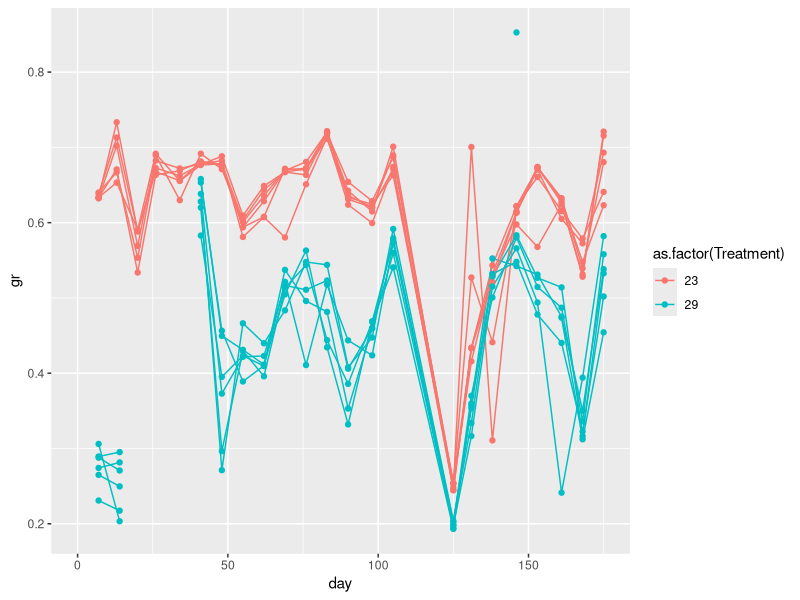
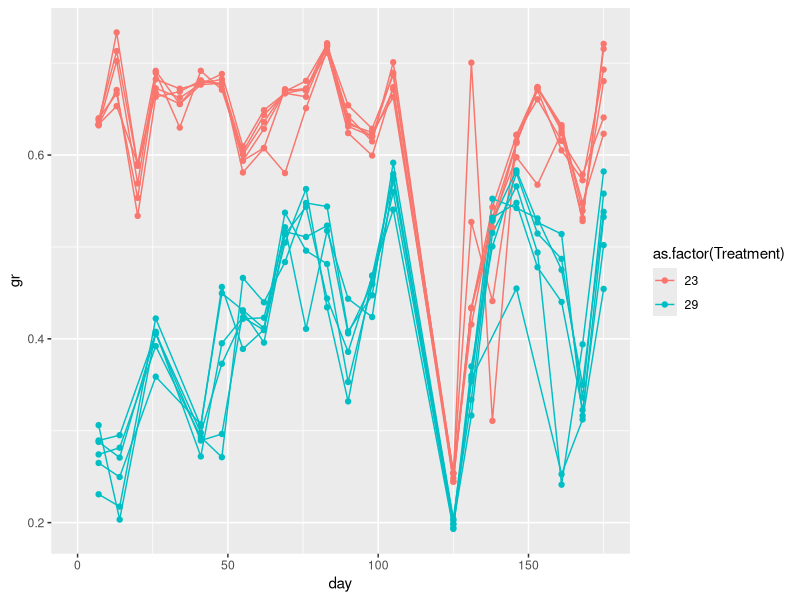
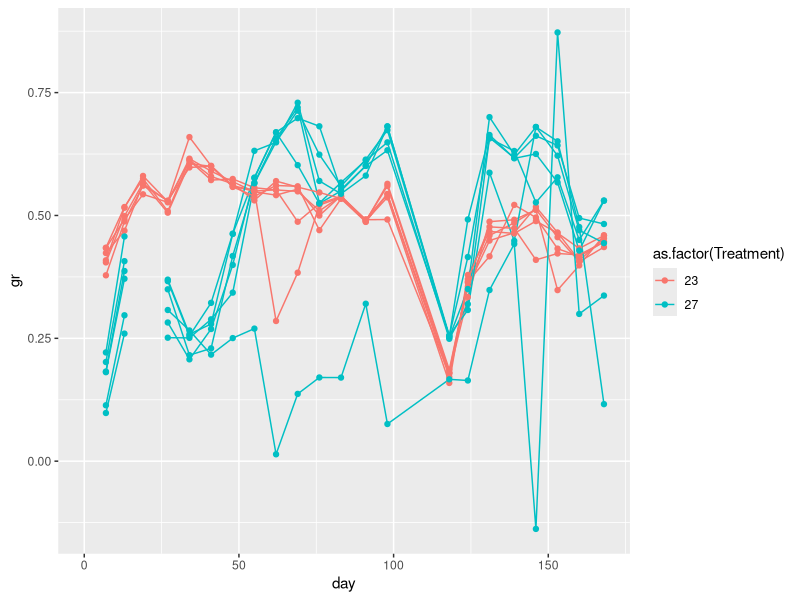
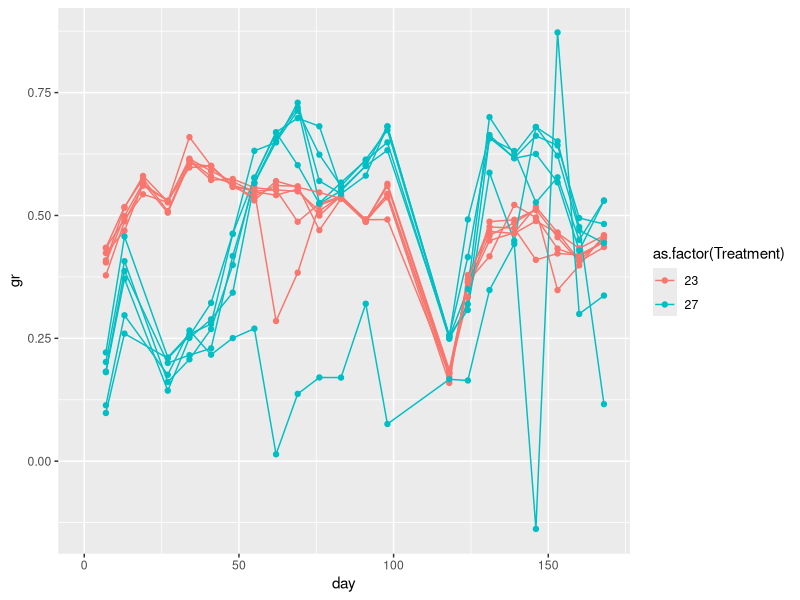
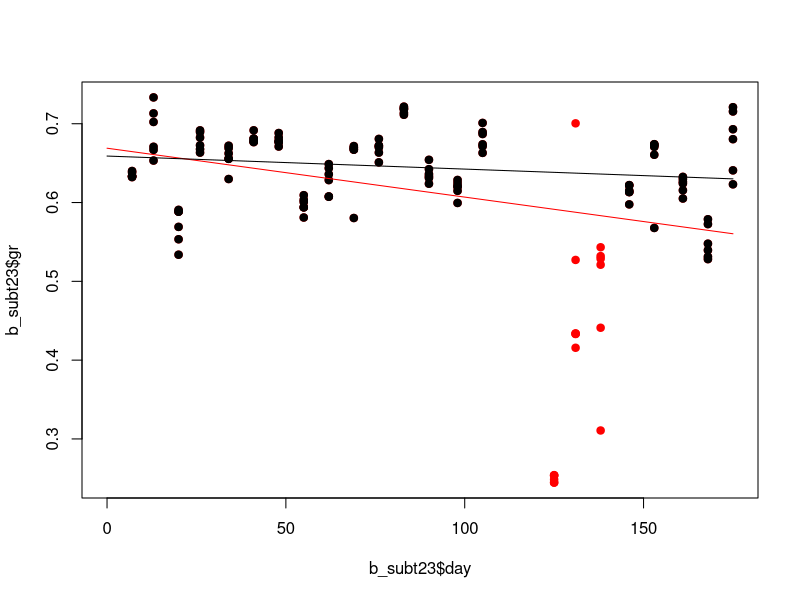
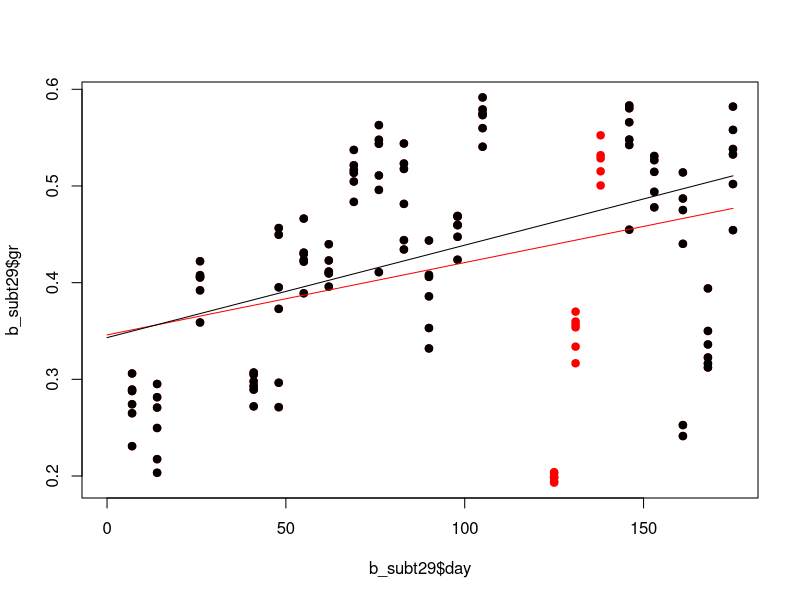
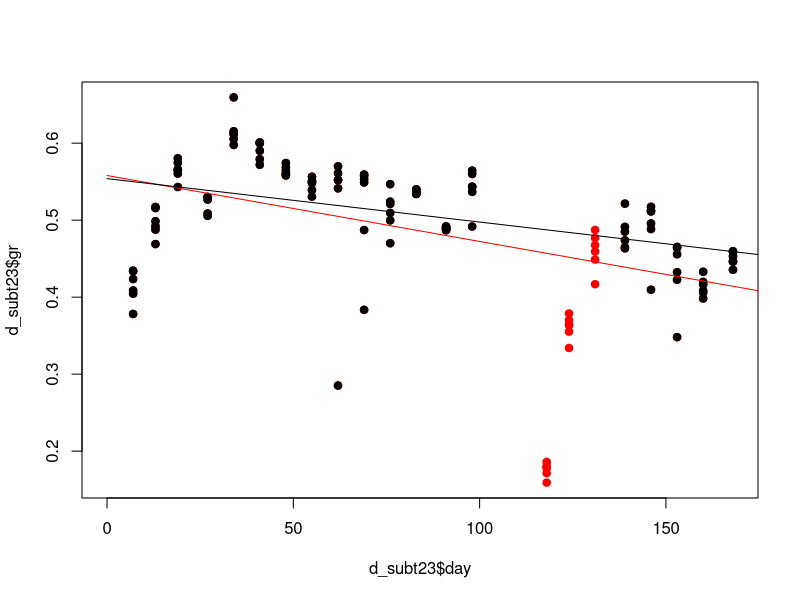
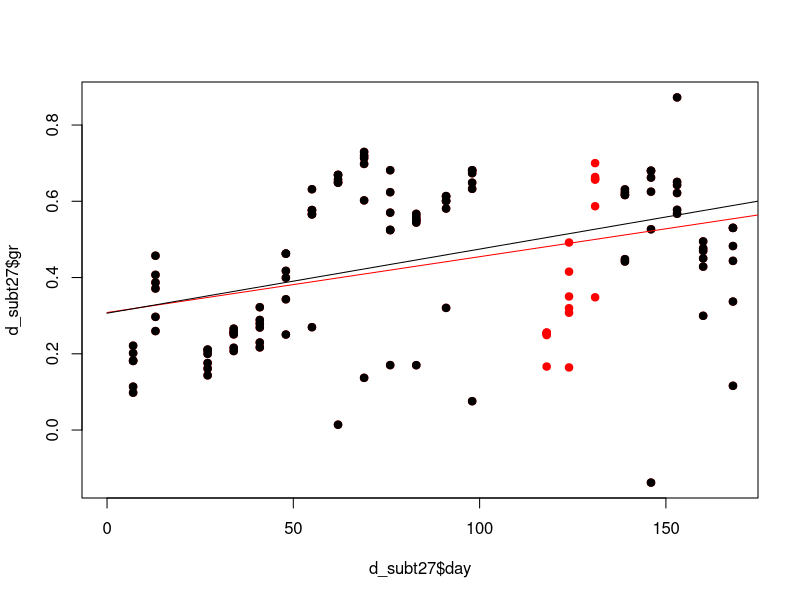

Reproduce these figures in R, in order.
library(ggplot2)

#####getting data ready#####
#read in data
b_evo <- read.csv("Pc_B_Evo.csv", sep=",", as.is=TRUE, header=TRUE)
d_evo <- read.csv("Pc_D_Evo.csv", sep=",", as.is=TRUE, header=TRUE)

#strip extra rows
b_evo<- b_evo[1:288,]
d_evo <- d_evo[1:276,]

#strip extra columns
b_evo <- b_evo[,1:7]
d_evo <- d_evo[,c(1,2,3,4,5,7,10)]

#format date info
b_evo$Date <- as.Date(b_evo$Date, "%d/%m/%Y")
d_evo$Date <- as.Date(d_evo$Date, "%d/%m/%Y")

#convert to days since begining
b_evo$day <- as.numeric(round(difftime(b_evo$Date, b_evo$Date[1], units="days"), digits=0))
d_evo$day <- as.numeric(round(difftime(d_evo$Date, d_evo$Date[1], units="days"), digits=0))

#make column of cell counts that are numeric
b_evo$Cell.count <- sub(",","",b_evo$Cell.count)
b_evo$Cell.count <- as.numeric(b_evo$Cell.count)
#for b, NAs introduced
#should be 14 - checks out - these were originally nas

d_evo$Cell.count <- sub(",","",d_evo$Count)
d_evo$Cell.count <- as.numeric(d_evo$Cell.count)
#for d, NAs introduced
#should be 6 - checks out - these were originally nas

#####find growth rates####
#?I think Ruth told me that the cells were diluted to 1000 cells/10ul for each transfer
#?not sure what time 0 means then...
#?I'm assuming these cell counts are /10ul for this analysis
#to calculate growth rate: (log(Cell.count) - log(1000))/#days
#?does rep 1 in 23 correspond to rep 1 in 29 in some way? for now, assume no and make unique
#?need to check when dilutions not done/done - NAs right now stopping calculations

b_evo$Rep <- paste(b_evo$Rep.ID,b_evo$Treatment)
d_evo$Rep <- paste(d_evo$Rep.ID,d_evo$Treatment)

#calculate growth rates for b
b_evo$gr <- NA
for (i in unique(b_evo$Rep)){
  sub <- subset(b_evo, Rep==i)
  for (j in 2:length(sub$File.ID)){
    b_evo[b_evo$Rep==i,]$gr[j] <- (log(sub$Cell.count[j])-log(1000))/(sub$day[j]-sub$day[j-1])
  }
}

#if remove rows with NAs, assuming dilution not done on any of those days
b_evo_nona <- b_evo[-which(is.na(b_evo$Cell.count)),]

#calculate growth rates for b without NAs
b_evo_nona$gr <- NA
for (i in unique(b_evo_nona$Rep)){
  sub <- subset(b_evo_nona, Rep==i)
  for (j in 2:length(sub$File.ID)){
    b_evo_nona[b_evo_nona$Rep==i,]$gr[j] <- (log(sub$Cell.count[j])-log(1000))/(sub$day[j]-sub$day[j-1])
  }
}


#calculate growth rates for d
d_evo$gr <- NA
for (i in unique(d_evo$Rep)){
  sub <- subset(d_evo, Rep==i)
  for (j in 2:length(sub$File.ID)){
    d_evo[d_evo$Rep==i,]$gr[j] <- (log(sub$Cell.count[j])-log(1000))/(sub$day[j]-sub$day[j-1])
  }
}

#if remove rows with NAs, assuming dilution not done on any of those days
d_evo_nona <- d_evo[-which(is.na(d_evo$Cell.count)),]

#calculate growth rates for b without NAs
d_evo_nona$gr <- NA
for (i in unique(d_evo_nona$Rep)){
  sub <- subset(d_evo_nona, Rep==i)
  for (j in 2:length(sub$File.ID)){
    d_evo_nona[d_evo_nona$Rep==i,]$gr[j] <- (log(sub$Cell.count[j])-log(1000))/(sub$day[j]-sub$day[j-1])
  }
}

#####plotting#####
#plot b without removing nas
ggplot(b_evo, aes(x=day, y=gr, col=as.factor(Treatment))) + 
  geom_line(aes(group=Rep))+
  geom_point()

#plot b with removing nas
ggplot(b_evo_nona, aes(x=day, y=gr, col=as.factor(Treatment))) + 
  geom_line(aes(group=Rep))+
  geom_point()
#mostly ok but huge dip at one timepoint - day 125 = 2022-03-31 

#plot d without removing nas
ggplot(d_evo, aes(x=day, y=gr, col=as.factor(Treatment))) + 
  geom_line(aes(group=Rep))+
  geom_point()

#plot d with removing nas
ggplot(d_evo_nona, aes(x=day, y=gr, col=as.factor(Treatment))) + 
  geom_line(aes(group=Rep))+
  geom_point()
#they have a big dip as well - day 118 = 2022-03-31 - same date
#seems to affect next points as well - related to covid gap? maybe stationary phase and took awhile to recover?

###try to find overall lines of best fit
#b - b_evo_nona
#subset by Treatment - 23
b_subt23 <- subset(b_evo_nona, Treatment==23)
#make version where remove weird points
b_subt23.rm <- b_subt23[-which(b_subt23$day==125),]
b_subt23.rm <- b_subt23.rm[-which(b_subt23.rm$day==131),]
b_subt23.rm <- b_subt23.rm[-which(b_subt23.rm$day==138),]
#fit a linear model
fit1 <- lm(gr~day, data=b_subt23)
fit1.rm <- lm(gr~day, data=b_subt23.rm)
#look at the fits
plot(b_subt23$day, b_subt23$gr, pch=19, col="red")
points(b_subt23.rm$day, b_subt23.rm$gr, pch=19, col="black")
x_axis <- seq(0,175,length=100)
lines(x_axis, predict(fit1, data.frame(day=x_axis)), col="red")
lines(x_axis, predict(fit1.rm, data.frame(day=x_axis)), col="black")

#find values 
summary(fit1)$adj.r.squared
fit1$coefficients
summary(fit1.rm)$adj.r.squared
fit1.rm$coefficients

#subset by Treatment - 29
b_subt29 <- subset(b_evo_nona, Treatment==29)
#make version where remove weird points
b_subt29.rm <- b_subt29[-which(b_subt29$day==125),]
b_subt29.rm <- b_subt29.rm[-which(b_subt29.rm$day==131),]
b_subt29.rm <- b_subt29.rm[-which(b_subt29.rm$day==138),]
#fit a linear model
fit1 <- lm(gr~day, data=b_subt29)
fit1.rm <- lm(gr~day, data=b_subt29.rm)
#look at the fits
plot(b_subt29$day, b_subt29$gr, pch=19, col="red")
points(b_subt29.rm$day, b_subt29.rm$gr, pch=19, col="black")
x_axis <- seq(0,175,length=100)
lines(x_axis, predict(fit1, data.frame(day=x_axis)), col="red")
lines(x_axis, predict(fit1.rm, data.frame(day=x_axis)), col="black")

#find values 
summary(fit1)$adj.r.squared
fit1$coefficients
summary(fit1.rm)$adj.r.squared
fit1.rm$coefficients

#d - d_evo_nona
#subset by Treatment - 23
d_subt23 <- subset(d_evo_nona, Treatment==23)
#make version where remove weird points
d_subt23.rm <- d_subt23[-which(d_subt23$day==118),]
d_subt23.rm <- d_subt23.rm[-which(d_subt23.rm$day==124),]
d_subt23.rm <- d_subt23.rm[-which(d_subt23.rm$day==131),]
#fit a linear model
fit1 <- lm(gr~day, data=d_subt23)
fit1.rm <- lm(gr~day, data=d_subt23.rm)
#look at the fits
plot(d_subt23$day, d_subt23$gr, pch=19, col="red")
points(d_subt23.rm$day, d_subt23.rm$gr, pch=19, col="black")
x_axis <- seq(0,175,length=100)
lines(x_axis, predict(fit1, data.frame(day=x_axis)), col="red")
lines(x_axis, predict(fit1.rm, data.frame(day=x_axis)), col="black")

#find values 
summary(fit1)$adj.r.squared
fit1$coefficients
summary(fit1.rm)$adj.r.squared
fit1.rm$coefficients

#subset by Treatment - 27
d_subt27 <- subset(d_evo_nona, Treatment==27)
#make version where remove weird points
d_subt27.rm <- d_subt27[-which(d_subt27$day==118),]
d_subt27.rm <- d_subt27.rm[-which(d_subt27.rm$day==124),]
d_subt27.rm <- d_subt27.rm[-which(d_subt27.rm$day==131),]
#fit a linear model
fit1 <- lm(gr~day, data=d_subt27)
fit1.rm <- lm(gr~day, data=d_subt27.rm)
#look at the fits
plot(d_subt27$day, d_subt27$gr, pch=19, col="red")
points(d_subt27.rm$day, d_subt27.rm$gr, pch=19, col="black")
x_axis <- seq(0,175,length=100)
lines(x_axis, predict(fit1, data.frame(day=x_axis)), col="red")
lines(x_axis, predict(fit1.rm, data.frame(day=x_axis)), col="black")

#find values 
summary(fit1)$adj.r.squared
fit1$coefficients
summary(fit1.rm)$adj.r.squared
fit1.rm$coefficients


















